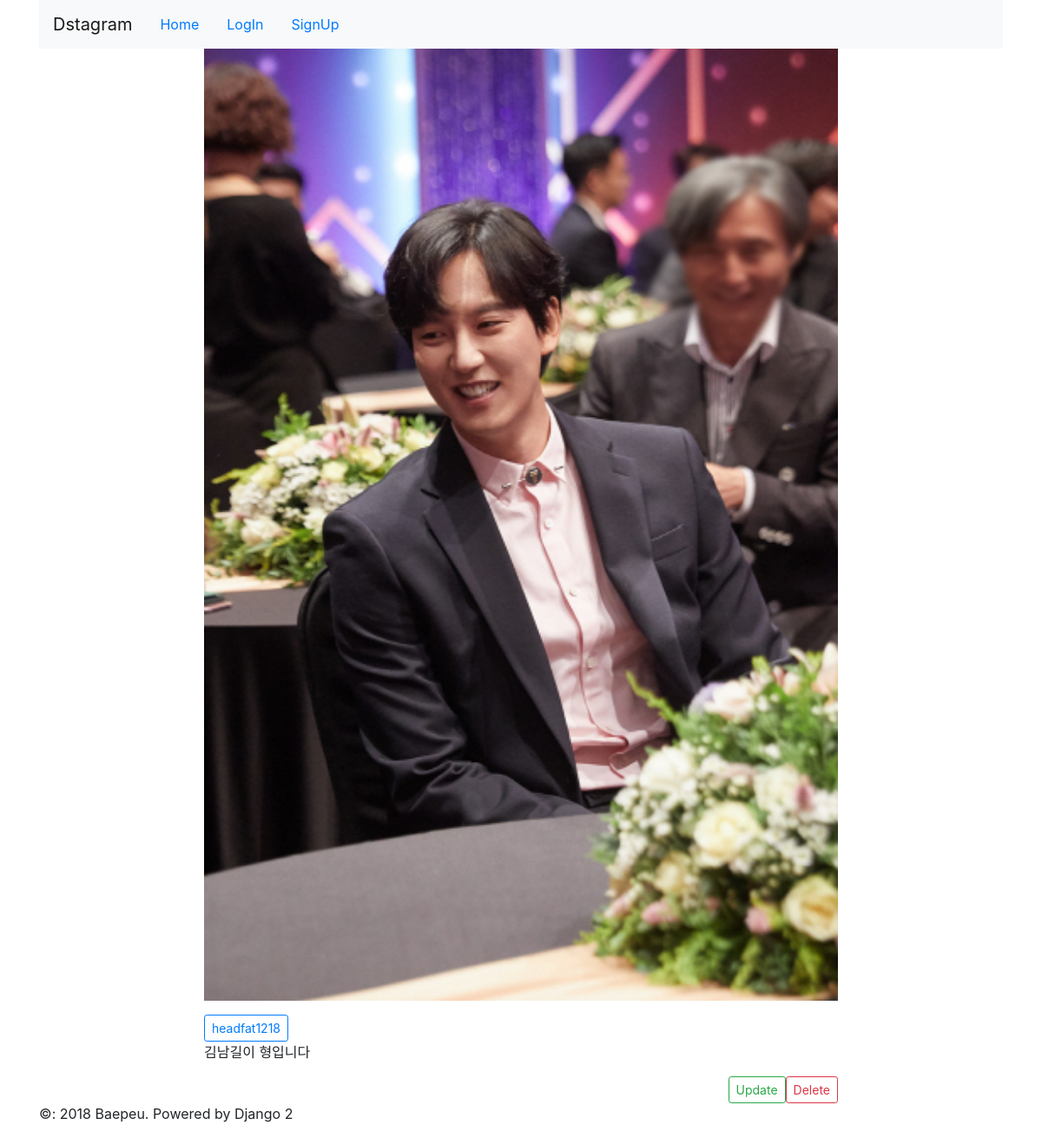
Screenshot of /detail/3/ with the database file from the repository.
### photo/models.py (models this page shows, shortened)
class Photo(models.Model):
    author = models.ForeignKey(User, on_delete=models.CASCADE, related_name='user_photos')
    photo = models.ImageField(upload_to='photos/%Y/%m/%d', default='photos/no_image.png')
    text = models.TextField()
    created = models.DateTimeField(auto_now_add=True)
    updated = models.DateTimeField(auto_now=True)
    class Meta:
        ordering = ['-updated']

### photo/templates/photo/detail.html (shortened to what this page needs)
{% extends 'base.html' %}
{% block content %}
    <div class="row">
        <div class="col-md-2"></div>
        <div class="col-md-8 panel panel-default">
            <p><img src="{{ object.photo.url }}" style="width: 100%;"></p>
            <button type="button" class="btn btn-outline-primary btn-sm">
                {{ object.author.username }}
            </button>
            <p>{{ object.text|linebreaksbr }}</p>
            <a href="{% url 'photo:photo_delete' pk=object.id %}" class="btn btn-outline-danger btn-sm float-right">
                Delete
            </a>
            <a href="{% url 'photo:photo_update' pk=object.id %}" class="btn btn-outline-success btn-sm float-right">
                Update
            </a>
        </div>
        <div class="col-md-2"></div>
    </div>
{% endblock %}

### rows the page displays
Photo: photo (picture), author.username "headfat1218", text "김남길이 형입니다"
